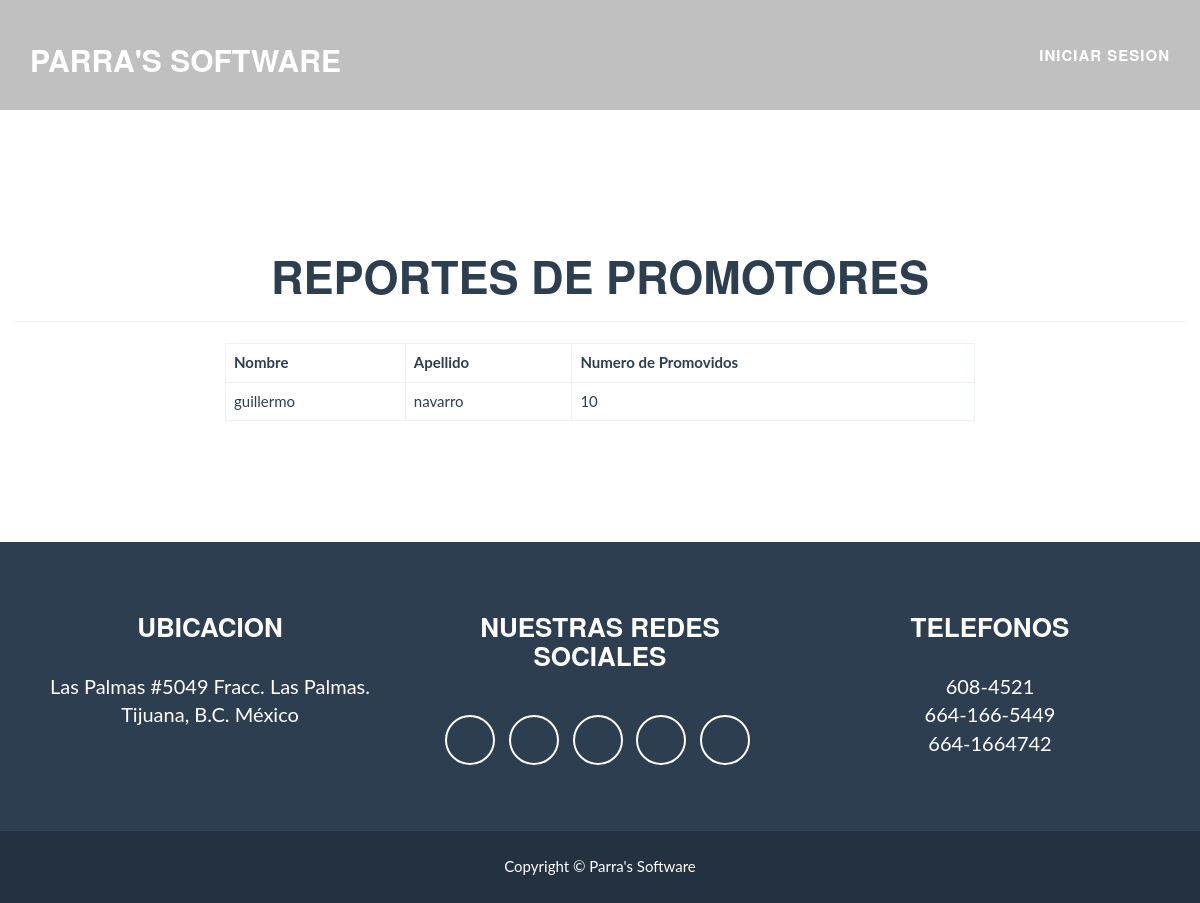
The app's page /reporteusuarios/reporte_promotores/ with its own data.
### apps/home/models.py (models this page shows, shortened)
class Promotor(models.Model):
    user = models.OneToOneField(User)
    nombre = models.CharField(max_length = 64)
    apellido = models.CharField(max_length = 64)
    no_promovidos = models.IntegerField()
    objects = QuerySet.as_manager()
    class Meta:
        permissions = (('puede_ser_promotor','puede_ser_promotor'),)
        ordering = ['user']

### apps/home/views.py (the view)
# urls.py: url(r'^reporteusuarios/reporte_promotores/$', Reporte_Promotores.as_view(), name = 'reporte_promotores'),
class Reporte_Promotores(ListView):
    template_name = 'home/promotores.html'
    model = Promotor

### Parra_Software/template/home/promotores.html (shortened to what this page needs)
{% extends 'base.html' %}
{% block content %}
        <div class="container">
            <div class="row">
              <h2 class="section-heading text-center">Reportes de Promotores</h2>
              <hr class="light">
              <div class="col-lg-8 col-lg-offset-2 table-responsive">
                <table class= "table table-bordered table-hover">
                  <tr>
                    <th>Nombre</th>
                    <th>Apellido</th>
                    <th>Numero de Promovidos</th>
                  </tr>
                  {% for item in object_list %}
                  <tr>
                    <td>{{ item.nombre }}</td>
                    <td>{{ item.apellido }}</td>
                    <td>{{item.no_promovidos}}</td>
                  </tr>
                  {% endfor %}
                </table>
              </div>
            </div>
        </div>
</section>
{% endblock %}

### static/css/freelancer.css (style rules this page uses)
body { overflow-x: hidden; }
h1, h2, h3, h4, h5, h6 { text-transform: uppercase; font-family: Montserrat,"Helvetica Neue",Helvetica,Arial,sans-serif; font-weight: 700; }
section h2 { margin: 0; font-size: 3em; }

### records on screen
Promotor: nombre "guillermo", apellido "navarro", no_promovidos "10"
